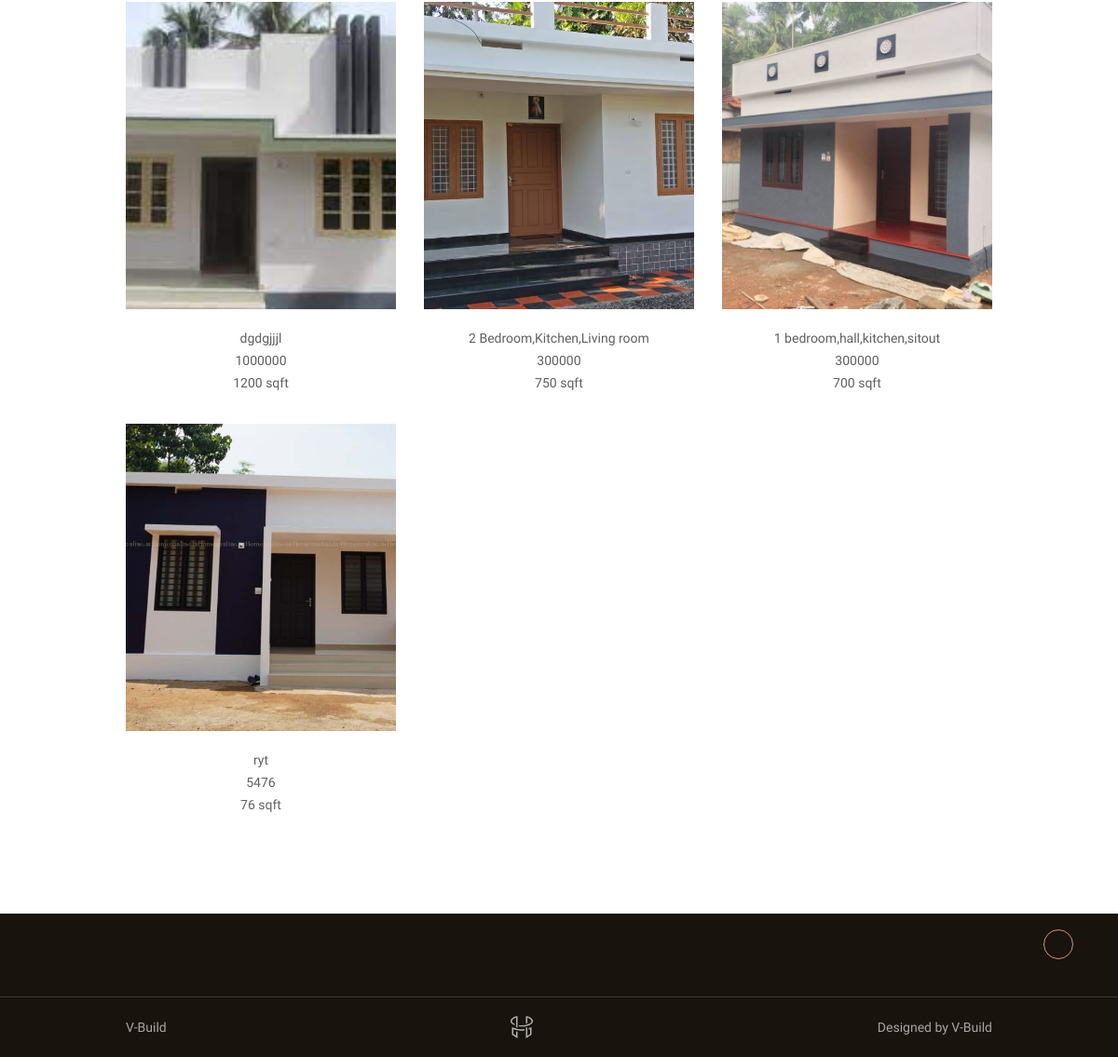
Page /budgethom.php (lower part) on the earlier database version.
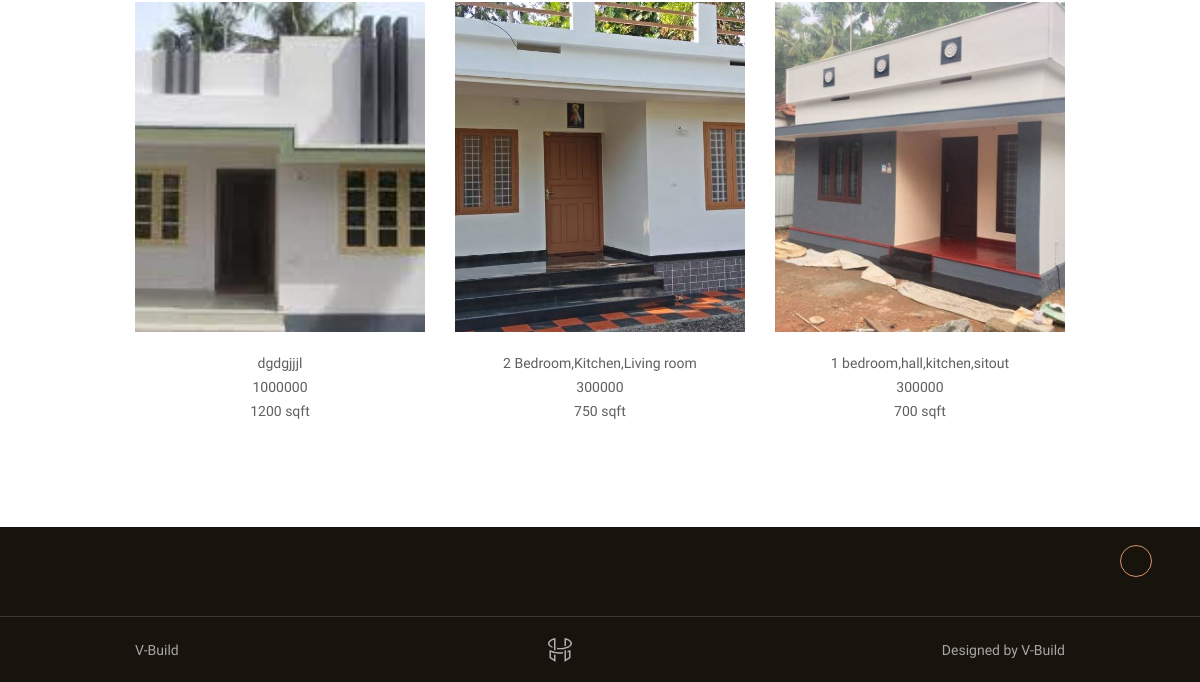
Same page on the later database version.
### tables this page shows
CREATE TABLE IF NOT EXISTS `budgeted_home` (
  `bu_id` int(30) NOT NULL AUTO_INCREMENT,
  `cl_id` int(30) NOT NULL,
  `bu_description` varchar(100) NOT NULL,
  `bu_budget` varchar(100) NOT NULL,
  `bu_sqft` varchar(100) NOT NULL,
  `bu_image` varchar(100) NOT NULL,
  PRIMARY KEY (`bu_id`)
);

### budgethom.php (the view, shortened to what this page needs)
<?php
include 'header.php';
include('database.php');
?>
      <div class="content-wrapper  js-content-wrapper">
        <section class="layout-pt-md layout-pb-md">
          <div class="container">
            <div class="row">
              <div class="col-12">
                <div class="row y-gap-32 mt-40 lg:mt-20">
                  <?php
                  $result = $con->query("select * from budgeted_home");
                               while($row= mysqli_fetch_array($result))
                                 {
                                 ?>
                  <div class="col-xl-3 col-lg-4 col-sm-6">
                    <div class="shopCard text-center">
                      <div class="shopCard__image ratio ratio-29:33">
                        <img class="ratio-img" src="uploads/<?php echo $row['bu_image'];?>" alt="Product image">
                      </div>
                      <div class="shopCard__content mt-20">
                        <?php echo $row['bu_description'];?><br>
                       <?php echo $row['bu_budget'];?> <br>
                       <?php echo $row['bu_sqft'];?> <br>
                      </div>
                    </div>
                  </div>
         <?php }
                   ?>
                </div>
              </div>
            </div>
          </div>
        </section>
<?php
include 'footer.php';
?>

Differences in the rows shown:
removed budgeted_home: bu_image (picture), bu_description "ryt", bu_budget "5476", bu_sqft "76 sqft"
